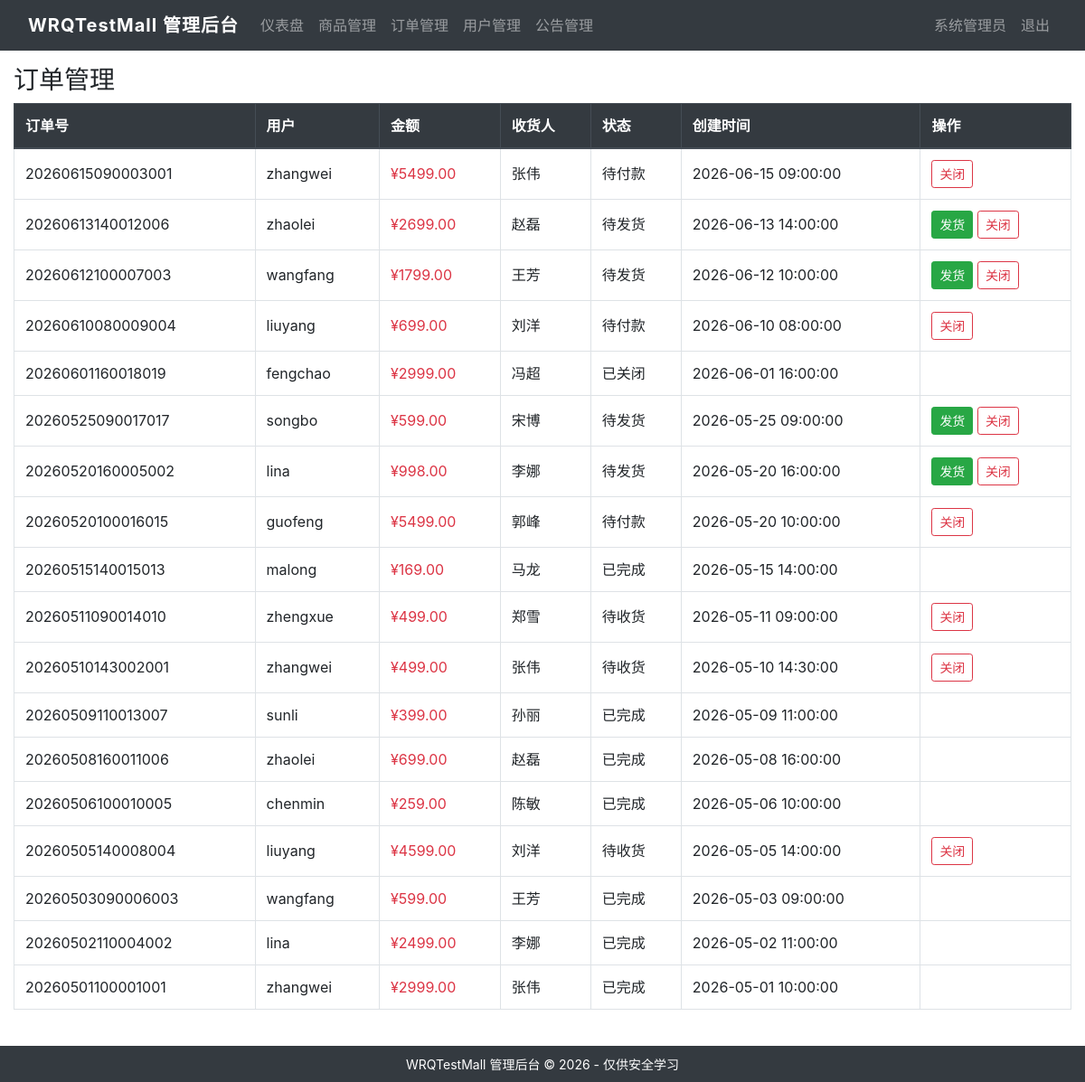
Screenshot of /admin/orders.php (signed in) with the database file from the repository.
### tables this page shows
CREATE TABLE `product_order` (
  `id`             INT(11)       NOT NULL AUTO_INCREMENT,
  `order_code`     VARCHAR(30)   DEFAULT NULL COMMENT '订单编号',
  `address_detail` VARCHAR(255)  DEFAULT NULL,
  `post_code`      VARCHAR(10)   DEFAULT NULL,
  `receiver`       VARCHAR(50)   DEFAULT NULL COMMENT '收货人',
  `mobile`         VARCHAR(20)   DEFAULT NULL,
  `pay_date`       DATETIME      DEFAULT NULL,
  `delivery_date`  DATETIME      DEFAULT NULL,
  `confirm_date`   DATETIME      DEFAULT NULL,
  `status`         TINYINT(4)    DEFAULT 0 COMMENT '0待付 1待发 2待收 3完成 4关闭',
  `user_id`        INT(11)       DEFAULT NULL,
  `total_price`    DECIMAL(10,2) DEFAULT NULL,
  `create_time`    DATETIME      DEFAULT CURRENT_TIMESTAMP,
  PRIMARY KEY (`id`),
  UNIQUE KEY `uk_order_code` (`order_code`),
  KEY `idx_order_user` (`user_id`)
);

CREATE TABLE `user` (
  `id`                INT(11)      NOT NULL AUTO_INCREMENT,
  `username`          VARCHAR(50)  NOT NULL COMMENT '登录用户名',
  `nickname`          VARCHAR(50)  DEFAULT NULL COMMENT '昵称',
  `password`          VARCHAR(64)  NOT NULL COMMENT 'MD5哈希',
  `realname`          VARCHAR(50)  DEFAULT NULL COMMENT '真实姓名',
  `gender`            TINYINT(4)   DEFAULT 0 COMMENT '0未知 1男 2女',
  `birthday`          DATE         DEFAULT NULL,
  `address`           VARCHAR(200) DEFAULT NULL COMMENT '收货地址',
  `phone`             VARCHAR(20)  DEFAULT NULL,
  `email`             VARCHAR(100) DEFAULT NULL,
  `avatar_src`        VARCHAR(255) DEFAULT NULL,
  `security_question` VARCHAR(200) DEFAULT NULL COMMENT '密保问题',
  `security_answer`   VARCHAR(200) DEFAULT NULL COMMENT '密保答案',
  `status`            TINYINT(4)   DEFAULT 0 COMMENT '0正常 1禁用',
  `create_time`       DATETIME     DEFAULT CURRENT_TIMESTAMP,
  PRIMARY KEY (`id`),
  UNIQUE KEY `uk_user_username` (`username`)
);

### includes/functions.php (called while the page is built, shortened)
<?php
function h($str) {
    return htmlspecialchars($str ?? '', ENT_QUOTES, 'UTF-8');
}
function format_price($price) {
    return number_format((float)$price, 2, '.', '');
}

### admin/orders.php (the view, shortened to what this page needs)
<?php
require_once __DIR__ . '/../includes/functions.php';
$statusMap = [0 => '待付款', 1 => '待发货', 2 => '待收货', 3 => '已完成', 4 => '已关闭'];
include __DIR__ . '/../includes/admin_header.php';
$orders = $pdo->query("SELECT o.*, u.username FROM product_order o LEFT JOIN user u ON o.user_id = u.id ORDER BY o.create_time DESC")->fetchAll();
?>
<h3>订单管理</h3>
<table class="table table-bordered table-hover">
    <thead class="thead-dark">
        <tr><th>订单号</th><th>用户</th><th>金额</th><th>收货人</th><th>状态</th><th>创建时间</th><th>操作</th></tr>
    </thead>
    <tbody>
    <?php foreach ($orders as $o): ?>
    <tr>
        <td><?= h($o['order_code']) ?></td>
        <td><?= h($o['username']) ?></td>
        <td class="text-danger">¥<?= format_price($o['total_price']) ?></td>
        <td><?= h($o['receiver']) ?></td>
        <td><?= $statusMap[$o['status']] ?? '未知' ?></td>
        <td><?= $o['create_time'] ?></td>
        <td>
            <?php if ($o['status'] == 1): ?>
            <form method="post" style="display:inline;">
                <button class="btn btn-sm btn-success">发货</button>
            </form>
            <?php endif; ?>
            <?php if ($o['status'] < 3): ?>
            <form method="post" style="display:inline;" onsubmit="return confirm('确定关闭此订单？')">
                <button class="btn btn-sm btn-outline-danger">关闭</button>
            </form>
            <?php endif; ?>
        </td>
    </tr>
    <?php endforeach; ?>
    </tbody>
</table>
<?php include __DIR__ . '/../includes/admin_footer.php'; ?>

### assets/css/style.css (style rules this page uses)
body { min-height: 100vh; display: flex; flex-direction: column; }

### assets/css/admin.css (style rules this page uses)
.table th, .table td { vertical-align: middle; }

### rows the page displays
product_order: order_code "20260615090003001", user.username "zhangwei", total_price "5499.00", receiver "张伟", status "待付款", create_time "2026-06-15 09:00:00"
product_order: order_code "20260613140012006", user.username "zhaolei", total_price "2699.00", receiver "赵磊", status "待发货", create_time "2026-06-13 14:00:00"
product_order: order_code "20260612100007003", user.username "wangfang", total_price "1799.00", receiver "王芳", status "待发货", create_time "2026-06-12 10:00:00"
product_order: order_code "20260610080009004", user.username "liuyang", total_price "699.00", receiver "刘洋", status "待付款", create_time "2026-06-10 08:00:00"
product_order: order_code "20260601160018019", user.username "fengchao", total_price "2999.00", receiver "冯超", status "已关闭", create_time "2026-06-01 16:00:00"
product_order: order_code "20260525090017017", user.username "songbo", total_price "599.00", receiver "宋博", status "待发货", create_time "2026-05-25 09:00:00"
product_order: order_code "20260520160005002", user.username "lina", total_price "998.00", receiver "李娜", status "待发货", create_time "2026-05-20 16:00:00"
product_order: order_code "20260520100016015", user.username "guofeng", total_price "5499.00", receiver "郭峰", status "待付款", create_time "2026-05-20 10:00:00"
product_order: order_code "20260515140015013", user.username "malong", total_price "169.00", receiver "马龙", status "已完成", create_time "2026-05-15 14:00:00"
product_order: order_code "20260511090014010", user.username "zhengxue", total_price "499.00", receiver "郑雪", status "待收货", create_time "2026-05-11 09:00:00"
product_order: order_code "20260510143002001", user.username "zhangwei", total_price "499.00", receiver "张伟", status "待收货", create_time "2026-05-10 14:30:00"
product_order: order_code "20260509110013007", user.username "sunli", total_price "399.00", receiver "孙丽", status "已完成", create_time "2026-05-09 11:00:00"
product_order: order_code "20260508160011006", user.username "zhaolei", total_price "699.00", receiver "赵磊", status "已完成", create_time "2026-05-08 16:00:00"
product_order: order_code "20260506100010005", user.username "chenmin", total_price "259.00", receiver "陈敏", status "已完成", create_time "2026-05-06 10:00:00"
product_order: order_code "20260505140008004", user.username "liuyang", total_price "4599.00", receiver "刘洋", status "待收货", create_time "2026-05-05 14:00:00"
product_order: order_code "20260503090006003", user.username "wangfang", total_price "599.00", receiver "王芳", status "已完成", create_time "2026-05-03 09:00:00"
product_order: order_code "20260502110004002", user.username "lina", total_price "2499.00", receiver "李娜", status "已完成", create_time "2026-05-02 11:00:00"
product_order: order_code "20260501100001001", user.username "zhangwei", total_price "2999.00", receiver "张伟", status "已完成", create_time "2026-05-01 10:00:00"

### other values shown
$_SESSION['admin_nickname'] "系统管理员"
